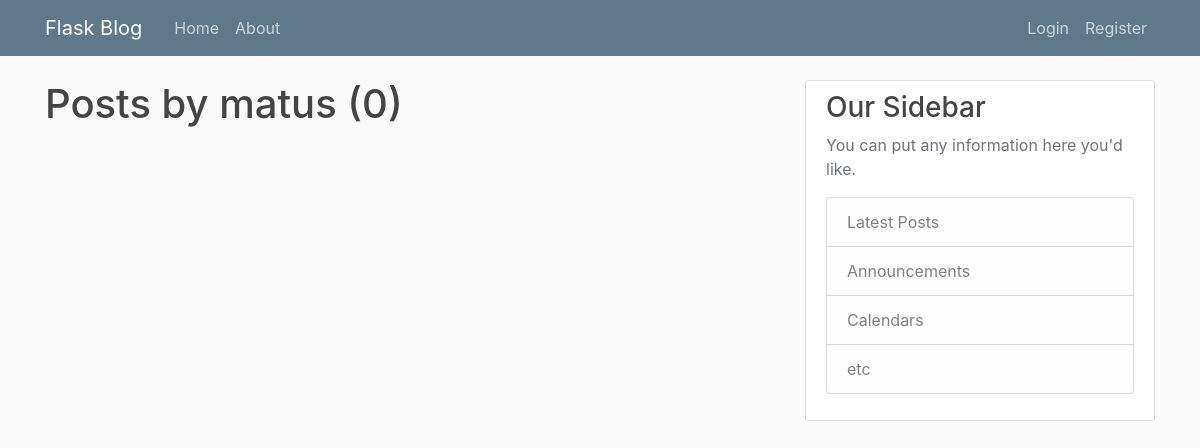
/user/matus, run on an earlier commit of the app's database.
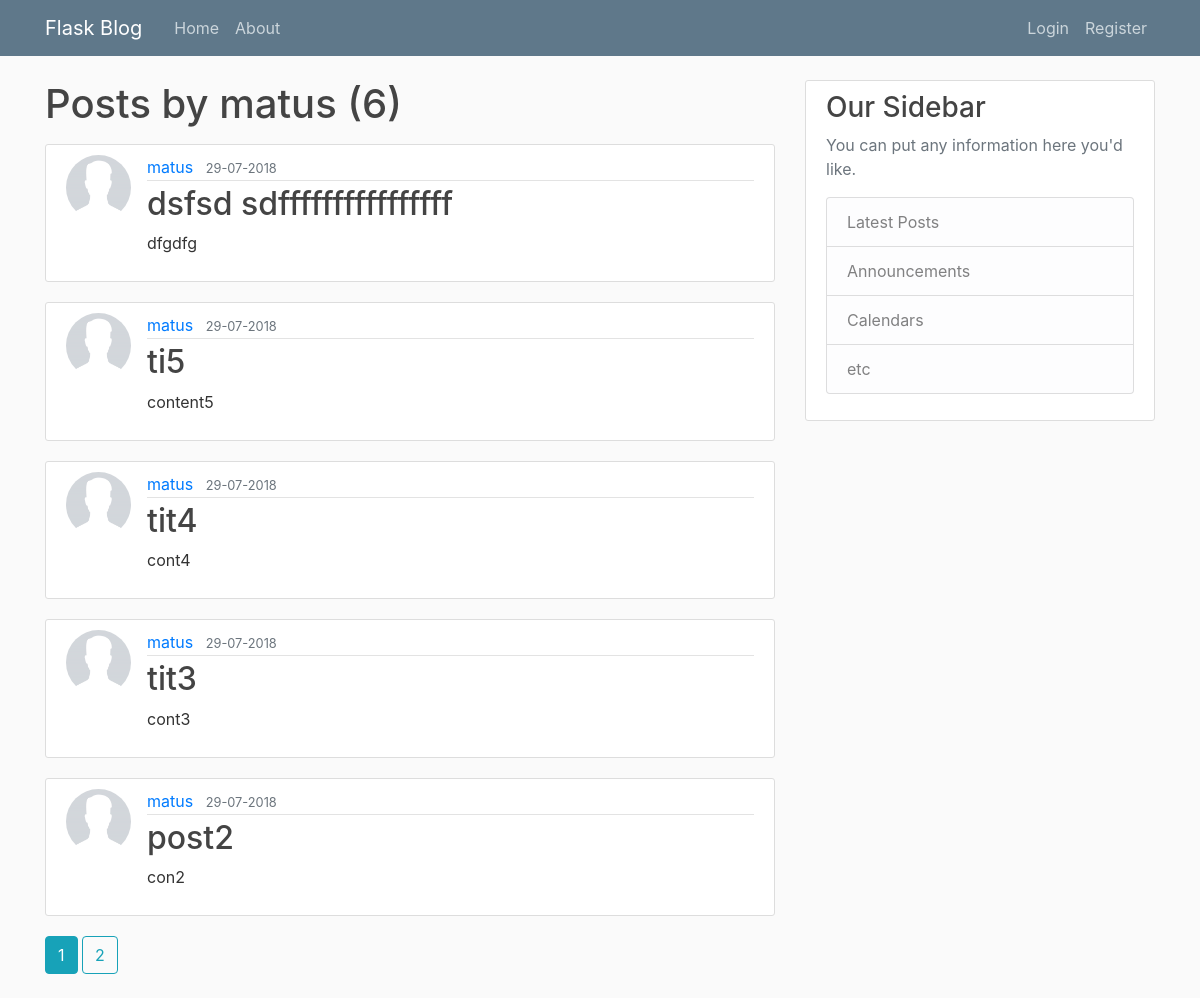
And on a later commit of the database.
### flaskblog/models.py (models this page shows, shortened)
class User(db.Model, UserMixin):
    id = db.Column(db.Integer, primary_key=True)
    username = db.Column(db.String(20), unique=True, nullable=False)
    email = db.Column(db.String(120), unique=True, nullable=False)
    image_file = db.Column(db.String(20), nullable=False, default='default.jpg')
    password = db.Column(db.String(60), nullable=False)
    posts = db.relationship('Post', backref='author', lazy=True)

class Post(db.Model):
    id = db.Column(db.Integer, primary_key=True)
    title = db.Column(db.String(100), nullable=False)
    date_posted = db.Column(db.DateTime, nullable=False, default=datetime.utcnow)
    content = db.Column(db.Text(60), nullable=False)
    user_id = db.Column(db.Integer, db.ForeignKey('user.id'), nullable=False)

### flaskblog/users/routes.py (the view)
@users.route("/user/<string:username>")
def user_post(username):
    page = request.args.get('page', 1, type=int)
    user = User.query.filter_by(username=username).first_or_404()
    posts = Post.query.filter_by(author=user).order_by(Post.date_posted.desc()).paginate(page=page, per_page=5)
    return render_template('user_post.html', posts=posts, user=user)

### flaskblog/templates/user_post.html
{% extends 'layout.html' %}
{% block content%}
    <h1 class="mb-3">Posts by {{ user.username }} ({{ posts.total }})</h1>
    {% for post in posts.items %}
        <article class="media content-section">
            <img class="rounded-circle article-img" src="{{ url_for('static', filename='profile_pics/' + post.author.image_file) }}">
              <div class="media-body">
                <div class="article-metadata">
                  <a class="mr-2" href="{{ url_for('users.user_post', username=post.author.username) }}">{{ post.author.username }}</a>
                  <small class="text-muted">{{ post.date_posted.strftime('%d-%m-%Y') }}</small>
                </div>
                <h2><a class="article-title" href="{{ url_for('posts.post', post_id=post.id) }}">{{ post.title }}</a></h2>
                <p class="article-content">{{ post.content }}</p>
              </div>
            </article>
    {% endfor %}
    {% for page_num in posts.iter_pages(left_edge=1, right_edge=1, left_current=1, right_current=2) %}
        {% if page_num %}
            {% if posts.page == page_num %}
                <a class="btn btn-info mb-4" href="{{ url_for('users.user_post',username=user.username, page=page_num) }}">{{ page_num }}</a>
            {% else %}
                <a class="btn btn-outline-info mb-4" href="{{ url_for('users.user_post', username=user.username, page=page_num) }}">{{ page_num }}</a>
            {% endif %}
        {% else %}
            ...
        {% endif %}
    {% endfor %}
{% endblock content%}

### flaskblog/templates/layout.html (shortened to what this page needs)
<!DOCTYPE html>
<html lang="en">
<head>
    <link rel="stylesheet" href="https://maxcdn.bootstrapcdn.com/bootstrap/4.0.0/css/bootstrap.min.css">
    <link rel="stylesheet" type="text/css" href="{{ url_for('static', filename='main.css') }}">
</head>
<body>
    <header class="site-header">
      <nav class="navbar navbar-expand-md navbar-dark bg-steel fixed-top">
        <div class="container">
          <a class="navbar-brand mr-4" href="/">Flask Blog</a>
          <div class="collapse navbar-collapse" id="navbarToggle">
            <div class="navbar-nav mr-auto">
              <a class="nav-item nav-link" href="{{ url_for('main.home') }}">Home</a>
              <a class="nav-item nav-link" href="{{ url_for('main.about') }}">About</a>
            </div>
            <div class="navbar-nav">
                {% if current_user.is_authenticated%}
                    <a class="nav-item nav-link" href="{{ url_for('posts.new_post') }}">Create Post</a>
                    <a class="nav-item nav-link" href="{{ url_for('users.account') }}">Account</a>
                    <a class="nav-item nav-link" href="{{ url_for('users.logout') }}">Logout</a>
                {% else %}
                    <a class="nav-item nav-link" href="{{ url_for('users.login') }}">Login</a>
                    <a class="nav-item nav-link" href="{{ url_for('users.register') }}">Register</a>
                {% endif %}
            </div>
          </div>
        </div>
      </nav>
    </header>
    <main role="main" class="container">
      <div class="row">
        <div class="col-md-8">
          {% block content %}{% endblock content%}
        </div>
        <div class="col-md-4">
          <div class="content-section">
            <h3>Our Sidebar</h3>
            <p class='text-muted'>You can put any information here you'd like.
              <ul class="list-group">
                <li class="list-group-item list-group-item-light">Latest Posts</li>
                <li class="list-group-item list-group-item-light">Announcements</li>
                <li class="list-group-item list-group-item-light">Calendars</li>
                <li class="list-group-item list-group-item-light">etc</li>
              </ul>
            </p>
          </div>
        </div>
      </div>
    </main>
</body>
</html>

### flaskblog/static/main.css (style rules this page uses)
body { background: #fafafa; color: #333333; margin-top: 5rem; }
h1, h2, h3, h4, h5, h6 { color: #444444; }
.bg-steel { background-color: #5f788a; }
.site-header .navbar-nav .nav-link { color: #cbd5db; }
.content-section { background: #ffffff; padding: 10px 20px; border: 1px solid #dddddd; border-radius: 3px; margin-bottom: 20px; }
.article-title { color: #444444; }
.article-content { white-space: pre-line; }
.article-img { height: 65px; width: 65px; margin-right: 16px; }
.article-metadata { padding-bottom: 1px; margin-bottom: 4px; border-bottom: 1px solid #e3e3e3 }

What changed in the data, as far as the page shows it:
added Post: image_file (picture), author.username "matus", date_posted "29-07-2018", title "dsfsd sdffffffffffffffff", content "dfgdfg"
added Post: image_file (picture), author.username "matus", date_posted "29-07-2018", title "ti5", content "content5"
added Post: image_file (picture), author.username "matus", date_posted "29-07-2018", title "tit4", content "cont4"
added Post: image_file (picture), author.username "matus", date_posted "29-07-2018", title "tit3", content "cont3"
added Post: image_file (picture), author.username "matus", date_posted "29-07-2018", title "post2", content "con2"
Also different on the page:
{{ posts.total }}: "0" → "6"
new list line: "1"
new list line: "2"
